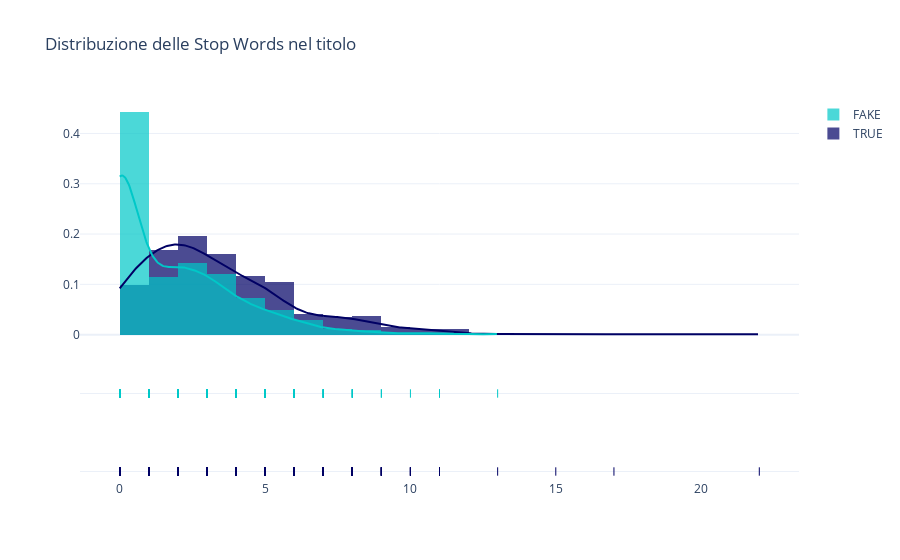

Notebook code cell kept with this figure:
### Code cell
dataset['title_num_stop_words'] = dataset['title'].str.split().apply(lambda x: len(set(x) & stop_words))
dataset['text_num_stop_words'] = dataset['text'].str.split().apply(lambda x: len(set(x) & stop_words))
dataset['text_word_count'] = dataset['text'].apply(lambda x: len(str(x).split()))
dataset['text_pct_stop_words'] = dataset['text_num_stop_words'] / dataset['text_word_count']

x1 = dataset.loc[dataset['label']=='TRUE']['title_num_stop_words']
x2 = dataset.loc[dataset['label'] == 'FAKE']['title_num_stop_words']
group_labels = ['TRUE', 'FAKE']
colors = ['rgb(0, 0, 100)', 'rgb(0, 200, 200)']

fig = ff.create_distplot(
    [x1, x2], group_labels,colors=colors)

fig.update_layout(title_text='Distribuzione delle Stop Words nel titolo', template="plotly_white")
fig.show()

### Figure 1 — Plotly figure (JSON) as saved in the notebook; plotly's stock layout.template omitted (floating-point values rounded to 4 significant figures; data arrays with more than 128 entries replaced by an {"elided": "..."} marker saying what was removed)
{"data": [{"autobinx": false, "histnorm": "probability density", "legendgroup": "TRUE", "marker": {"color": "rgb(0, 0, 100)"}, "name": "TRUE", "opacity": 0.7, "type": "histogram", "x": {"elided": "586 int values"}, "xaxis": "x", "xbins": {"end": 22, "size": 1, "start": 0}, "yaxis": "y"}, {"autobinx": false, "histnorm": "probability density", "legendgroup": "FAKE", "marker": {"color": "rgb(0, 200, 200)"}, "name": "FAKE", "opacity": 0.7, "type": "histogram", "x": {"elided": "578 int values"}, "xaxis": "x", "xbins": {"end": 13, "size": 1, "start": 0}, "yaxis": "y"}, {"legendgroup": "TRUE", "marker": {"color": "rgb(0, 0, 100)"}, "mode": "lines", "name": "TRUE", "showlegend": false, "type": "scatter", "x": {"elided": "500 float values"}, "xaxis": "x", "y": {"elided": "500 float values"}, "yaxis": "y"}, {"legendgroup": "FAKE", "marker": {"color": "rgb(0, 200, 200)"}, "mode": "lines", "name": "FAKE", "showlegend": false, "type": "scatter", "x": {"elided": "500 float values"}, "xaxis": "x", "y": {"elided": "500 float values"}, "yaxis": "y"}, {"legendgroup": "TRUE", "marker": {"color": "rgb(0, 0, 100)", "symbol": "line-ns-open"}, "mode": "markers", "name": "TRUE", "showlegend": false, "type": "scatter", "x": {"elided": "586 int values"}, "xaxis": "x", "y": {"elided": "586 str values"}, "yaxis": "y2"}, {"legendgroup": "FAKE", "marker": {"color": "rgb(0, 200, 200)", "symbol": "line-ns-open"}, "mode": "markers", "name": "FAKE", "showlegend": false, "type": "scatter", "x": {"elided": "578 int values"}, "xaxis": "x", "y": {"elided": "578 str values"}, "yaxis": "y2"}], "layout": {"barmode": "overlay", "hovermode": "closest", "legend": {"traceorder": "reversed"}, "title": {"text": "Distribuzione delle Stop Words nel titolo"}, "xaxis": {"anchor": "y2", "domain": [0, 1], "zeroline": false}, "yaxis": {"anchor": "free", "domain": [0.35, 1], "position": 0}, "yaxis2": {"anchor": "x", "domain": [0, 0.25], "dtick": 1, "showticklabels": false}}}
